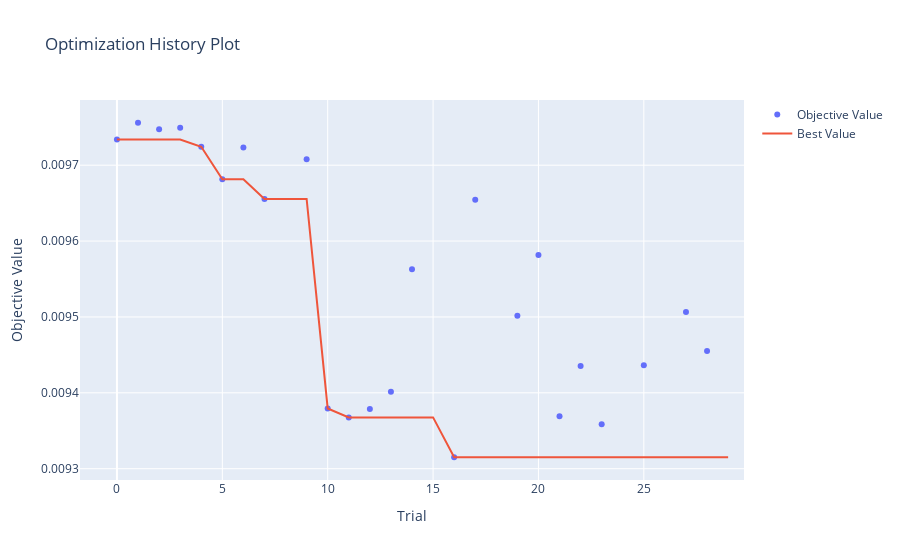
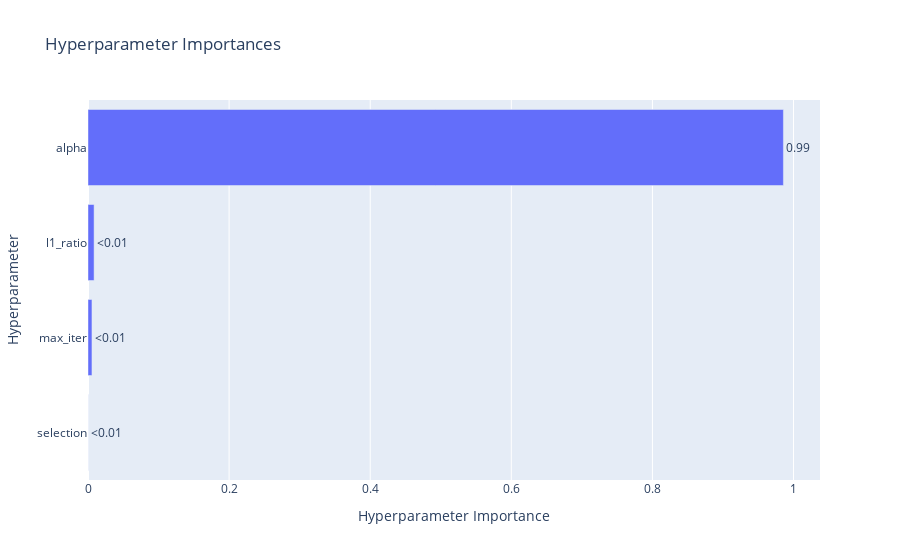

Notebook cell for these charts, in order:
### Code cell
vis.plot_optimization_history(study).show()
vis.plot_param_importances(study).show()

### Figure 1 — Plotly figure (JSON) as saved in the notebook; plotly's stock layout.template omitted (floating-point values rounded to 4 significant figures)
{"data": [{"mode": "markers", "name": "Objective Value", "x": [0, 1, 2, 3, 4, 5, 6, 7, 9, 10, 11, 12, 13, 14, 16, 17, 19, 20, 21, 22, 23, 25, 27, 28], "y": [0.009734, 0.009756, 0.009747, 0.009749, 0.009724, 0.009681, 0.009723, 0.009656, 0.009708, 0.009379, 0.009368, 0.009379, 0.009401, 0.009563, 0.009315, 0.009655, 0.009502, 0.009582, 0.009369, 0.009435, 0.009359, 0.009436, 0.009507, 0.009455], "type": "scatter"}, {"mode": "lines", "name": "Best Value", "x": [0, 1, 2, 3, 4, 5, 6, 7, 8, 9, 10, 11, 12, 13, 14, 15, 16, 17, 18, 19, 20, 21, 22, 23, 24, 25, 26, 27, 28, 29], "y": [0.009734, 0.009734, 0.009734, 0.009734, 0.009724, 0.009681, 0.009681, 0.009656, 0.009656, 0.009656, 0.009379, 0.009368, 0.009368, 0.009368, 0.009368, 0.009368, 0.009315, 0.009315, 0.009315, 0.009315, 0.009315, 0.009315, 0.009315, 0.009315, 0.009315, 0.009315, 0.009315, 0.009315, 0.009315, 0.009315], "type": "scatter"}, {"marker": {"color": "#cccccc"}, "mode": "markers", "name": "Infeasible Trial", "showlegend": false, "x": [], "y": [], "type": "scatter"}], "layout": {"title": {"text": "Optimization History Plot"}, "xaxis": {"title": {"text": "Trial"}}, "yaxis": {"title": {"text": "Objective Value"}}}}

### Figure 2 — Plotly figure (JSON) as saved in the notebook; plotly's stock layout.template omitted (floating-point values rounded to 4 significant figures)
{"data": [{"cliponaxis": false, "hovertemplate": ["selection (CategoricalDistribution): 9.517470590476449e-05<extra></extra>", "max_iter (IntDistribution): 0.005614042233104767<extra></extra>", "l1_ratio (FloatDistribution): 0.008634895329034196<extra></extra>", "alpha (FloatDistribution): 0.9856558877319562<extra></extra>"], "name": "Objective Value", "orientation": "h", "text": ["<0.01", "<0.01", "<0.01", "0.99"], "textposition": "outside", "x": [9.517e-05, 0.005614, 0.008635, 0.9857], "y": ["selection", "max_iter", "l1_ratio", "alpha"], "type": "bar"}], "layout": {"title": {"text": "Hyperparameter Importances"}, "xaxis": {"title": {"text": "Hyperparameter Importance"}}, "yaxis": {"title": {"text": "Hyperparameter"}}}}
